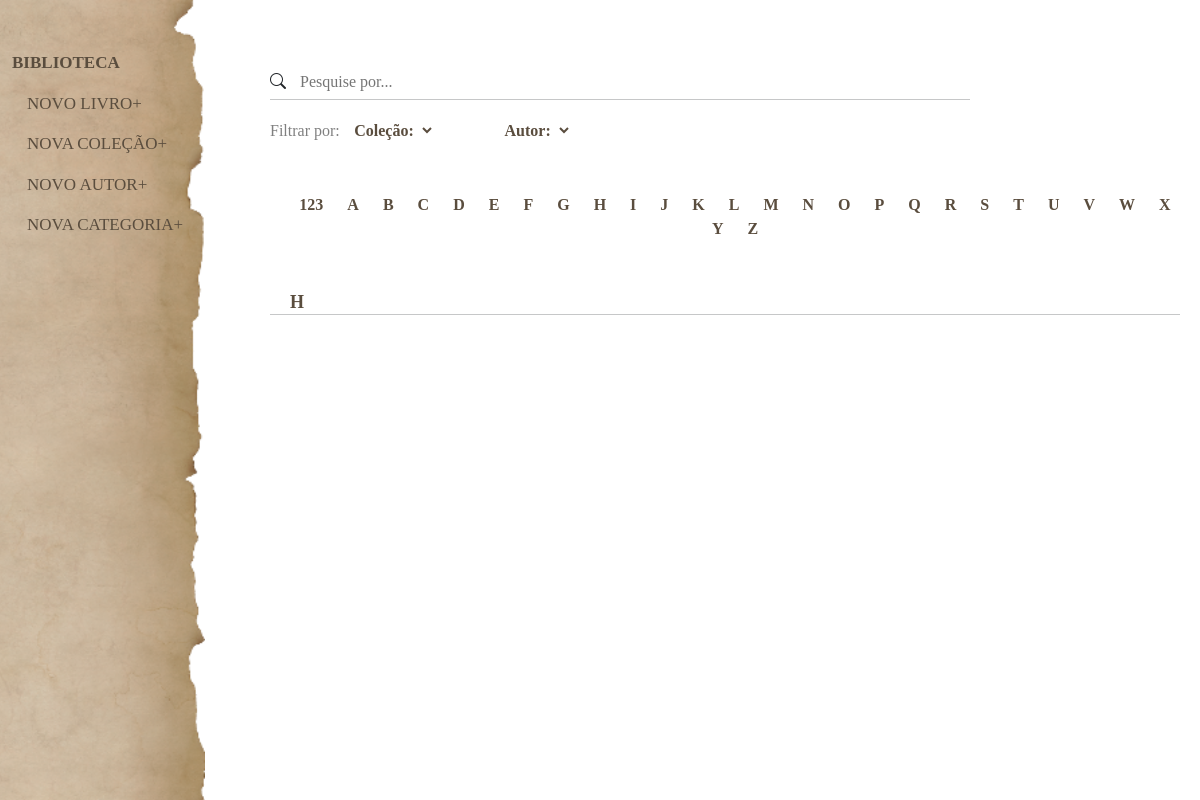
/, run on an earlier commit of the app's database.
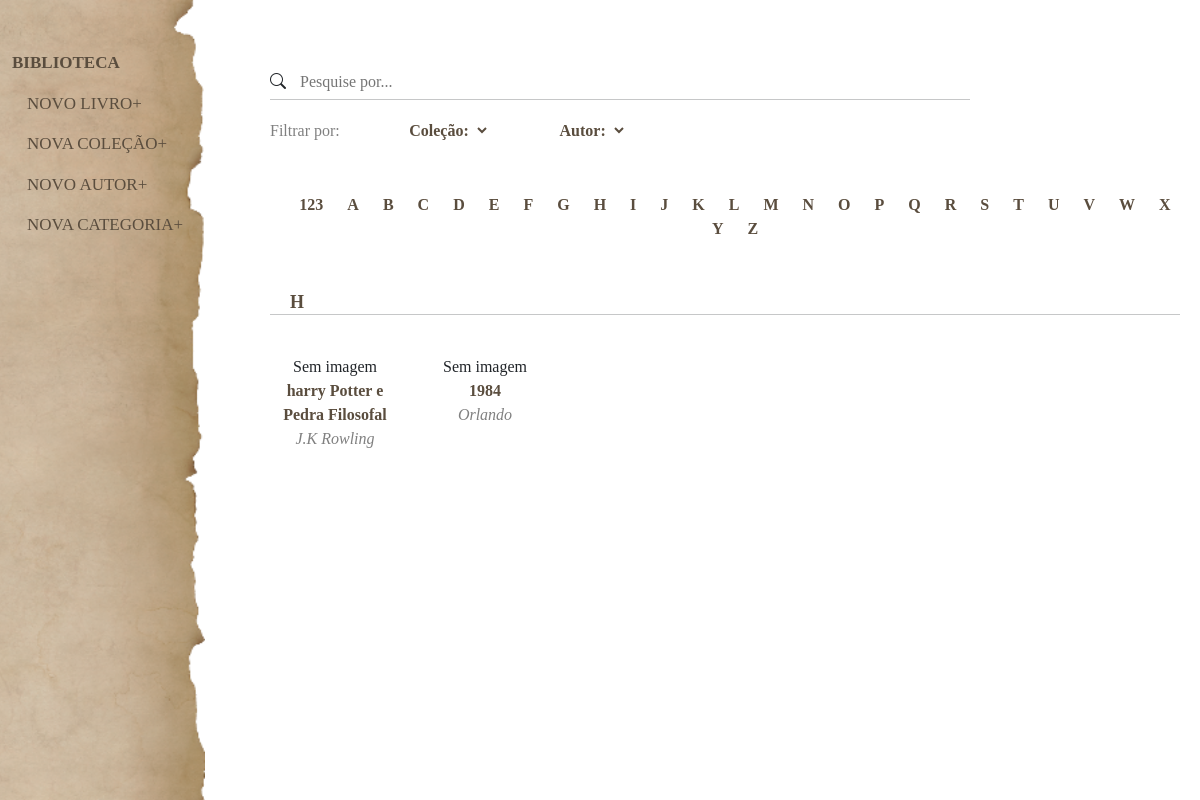
And on a later commit of the database.
### livros/models.py (models this page shows, shortened)
class Livro(models.Model):
    nome = models.CharField(max_length=255)
    autor = models.ForeignKey('Autor', on_delete=models.CASCADE)
    ano = models.PositiveIntegerField()
    categoria = models.ForeignKey('Categoria', on_delete=models.CASCADE)
    colecao = models.ForeignKey('Colecao', on_delete=models.SET_NULL, null=True, blank=True)
    imagem = models.ImageField(upload_to='livros/', null=True, blank=True)
    data_criacao = models.DateTimeField(auto_now_add=True)
    data_atualizacao = models.DateTimeField(auto_now=True)

class Autor(models.Model):
    nome = models.CharField(max_length=255, unique= True, verbose_name="Nome do Autor(A):")
    biografia = models.TextField(blank= True, null=True, verbose_name="Biografia do Autor(a):")
    aniversario = models.DateField(verbose_name="Data de Nascimento:")
    nacionalidade = models.CharField(max_length=100, verbose_name="Nacionalidade:")
    data_criacao = models.DateTimeField(auto_now_add=True, verbose_name="Data de Criação:")
    data_atualizacao = models.DateTimeField(auto_now=True, verbose_name="Data de Atualização:")
    def __str__(self):
        return self.nome

### livros/views.py (the view, shortened to what this page needs)
# urls.py: path('', views.index, name='index'),  # A URL raiz
def index(request):
    categoria_form = CategoriaForm()
    autor_form = AutorForm()
    colecao_form = ColecaoForm()
    livro_form = LivroForm()
    categorias = Categoria.objects.all()
    autores = Autor.objects.all()
    colecoes = Colecao.objects.all()
    livros = Livro.objects.all()
    return render(request, 'index.html', {
        'categoria_form': categoria_form,
        'autor_form': autor_form,
        'colecao_form': colecao_form,
        'livro_form': livro_form,
        'categorias': categorias,
        'autores': autores,
        'colecoes': colecoes,
        'livros': livros,
    })

### livros/forms.py
class CategoriaForm(forms.ModelForm):
    class Meta:
        model = Categoria
        fields = ['nome', 'descricao']
        widgets = {
            'nome': forms.TextInput(attrs={'class': 'form-addlivro', 'required': 'required'}),
            'descricao': forms.TextInput(attrs={'class': 'form-addlivro', 'required': 'required'}),
        }
        labels = {
            'nome': 'Nome da Categoria',
            'descricao': 'Descrição',
        }

### livros/models.py (called while the page is built)
    def __str__(self):
        return self.nome

    def __str__(self):
        return self.nome

### templates/index.html (shortened to what this page needs)
<!DOCTYPE html>
<html lang="en">
<head>
    {% load static %}
    <link rel="stylesheet" href="{% static 'css/index.css' %}">
    <link href="https://cdn.jsdelivr.net/npm/bootstrap@5.3.3/dist/css/bootstrap.min.css" rel="stylesheet"
>
    <link rel="stylesheet" href="https://cdn.jsdelivr.net/npm/bootstrap-icons@1.11.3/font/bootstrap-icons.min.css">
</head>
<body>
    <aside class="aside2">
        <ul class="lista-lateral">
            <li>BIBLIOTECA</li>
            <li style="margin-left:15px; font-weight: 400" data-bs-toggle="modal" data-bs-target="#exampleModal">NOVO LIVRO+</li>
            <li style="margin-left:15px; font-weight: 400" data-bs-toggle="modal" data-bs-target="#exampleModal2">NOVA COLEÇÃO+</li>
            <li style="margin-left:15px; font-weight: 400" data-bs-toggle="modal" data-bs-target="#exampleModal3">NOVO AUTOR+</li>
            <li style="margin-left:15px; font-weight: 400" data-bs-toggle="modal" data-bs-target="#exampleModal4">NOVA CATEGORIA+</li>
        </ul>
    </aside>
    <main>
        <search>
            <div class="main-pesquisa">
                <div class="main-input-pesquisa">
                    <i class="bi bi-search"></i>
                    <input placeholder="Pesquise por..." type="text">
                </div>
                <hr>
            </div>
            <div class="main-filtros">
                <span style="color: gray;">Filtrar por:</span>
                <select name="colecao-pesquisa" id="colecao" class="form-addlivro">
                    <option disabled selected>Coleção:</option>
                </select>
                <select name="autor-pesquisa" id="autor" class="form-addlivro">
                    <option disabled selected>Autor:</option>
                </select>
            </div>
        </search>
        <br><br>
        <div class="main-letras">
            <a href="">123</a>
            <a href="">A</a>
            <a href="">B</a>
            <a href="">C</a>
            <a href="">D</a>
            <a href="">E</a>
            <a href="">F</a>
            <a href="">G</a>
            <a href="">H</a>
            <a href="">I</a>
            <a href="">J</a>
            <a href="">K</a>
            <a href="">L</a>
            <a href="">M</a>
            <a href="">N</a>
            <a href="">O</a>
            <a href="">P</a>
            <a href="">Q</a>
            <a href="">R</a>
            <a href="">S</a>
            <a href="">T</a>
            <a href="">U</a>
            <a href="">V</a>
            <a href="">W</a>
            <a href="">X</a>
            <a href="">Y</a>
            <a href="">Z</a>
        </div>
        <br><br>
        <span class="resultados">H</span>
        <hr class="hr_resultados">
        <br>
        <section>
            {% for livro in livros %}
            <div class="livro-exemple">
                {% if livro.imagem %}
                    <img src="{{ livro.imagem.url }}" alt="{{ livro.nome }}" style="max-width: 100px;">
                {% else %}
                    Sem imagem
                {% endif %}
                <span>{{ livro.nome }}</span>
                <i>{{ livro.autor.nome }}</i>
            </div>
            {% endfor %}
        </section>
    </main>
</body>
</html>

What changed in the data, as far as the page shows it:
added Livro: shows "Sem imagem", nome "harry Potter e Pedra Filosofal", autor.nome "J.K Rowling"
added Livro: shows "Sem imagem", nome "1984", autor.nome "Orlando"
